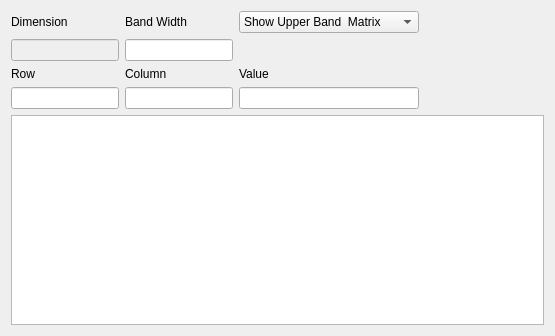
<?xml version="1.0" encoding="UTF-8"?>
<ui version="4.0">
 <class>CovarianceMatrixEditor</class>
 <widget class="QWidget" name="CovarianceMatrixEditor">
  <property name="geometry">
   <rect>
    <x>0</x>
    <y>0</y>
    <width>555</width>
    <height>336</height>
   </rect>
  </property>
  <property name="windowTitle">
   <string>Covariance Matrix Editor</string>
  </property>
  <layout class="QVBoxLayout" name="verticalLayout">
   <item>
    <layout class="QHBoxLayout" name="horizontalLayout">
     <item>
      <layout class="QGridLayout" name="gridLayout">
       <item row="2" column="0">
        <widget class="QLabel" name="labelRow">
         <property name="text">
          <string>Row</string>
         </property>
        </widget>
       </item>
       <item row="3" column="1">
        <widget class="QLineEdit" name="lineEditColumn">
         <property name="enabled">
          <bool>true</bool>
         </property>
        </widget>
       </item>
       <item row="1" column="1">
        <widget class="QLineEdit" name="lineEditBandWidth"/>
       </item>
       <item row="0" column="2">
        <widget class="QComboBox" name="comboBox">
         <item>
          <property name="text">
           <string>Show Upper Band  Matrix</string>
          </property>
         </item>
         <item>
          <property name="text">
           <string>Show Full Symmetric Matrix</string>
          </property>
         </item>
        </widget>
       </item>
       <item row="0" column="0">
        <widget class="QLabel" name="labelDimension">
         <property name="text">
          <string>Dimension</string>
         </property>
        </widget>
       </item>
       <item row="3" column="2">
        <widget class="QLineEdit" name="lineEditValue">
         <property name="enabled">
          <bool>true</bool>
         </property>
        </widget>
       </item>
       <item row="1" column="0">
        <widget class="QLineEdit" name="lineEditDimension">
         <property name="enabled">
          <bool>false</bool>
         </property>
        </widget>
       </item>
       <item row="0" column="1">
        <widget class="QLabel" name="labelBandWidth">
         <property name="text">
          <string>Band Width</string>
         </property>
        </widget>
       </item>
       <item row="3" column="0">
        <widget class="QLineEdit" name="lineEditRow">
         <property name="enabled">
          <bool>true</bool>
         </property>
        </widget>
       </item>
       <item row="2" column="2">
        <widget class="QLabel" name="labelValue">
         <property name="text">
          <string>Value</string>
         </property>
        </widget>
       </item>
       <item row="2" column="1">
        <widget class="QLabel" name="labelColumn">
         <property name="text">
          <string>Column</string>
         </property>
        </widget>
       </item>
      </layout>
     </item>
     <item>
      <spacer name="horizontalSpacer">
       <property name="orientation">
        <enum>Qt::Horizontal</enum>
       </property>
       <property name="sizeHint" stdset="0">
        <size>
         <width>40</width>
         <height>20</height>
        </size>
       </property>
      </spacer>
     </item>
    </layout>
   </item>
   <item>
    <widget class="QTableWidget" name="tableWidget"/>
   </item>
  </layout>
 </widget>
 <resources/>
 <connections/>
</ui>
